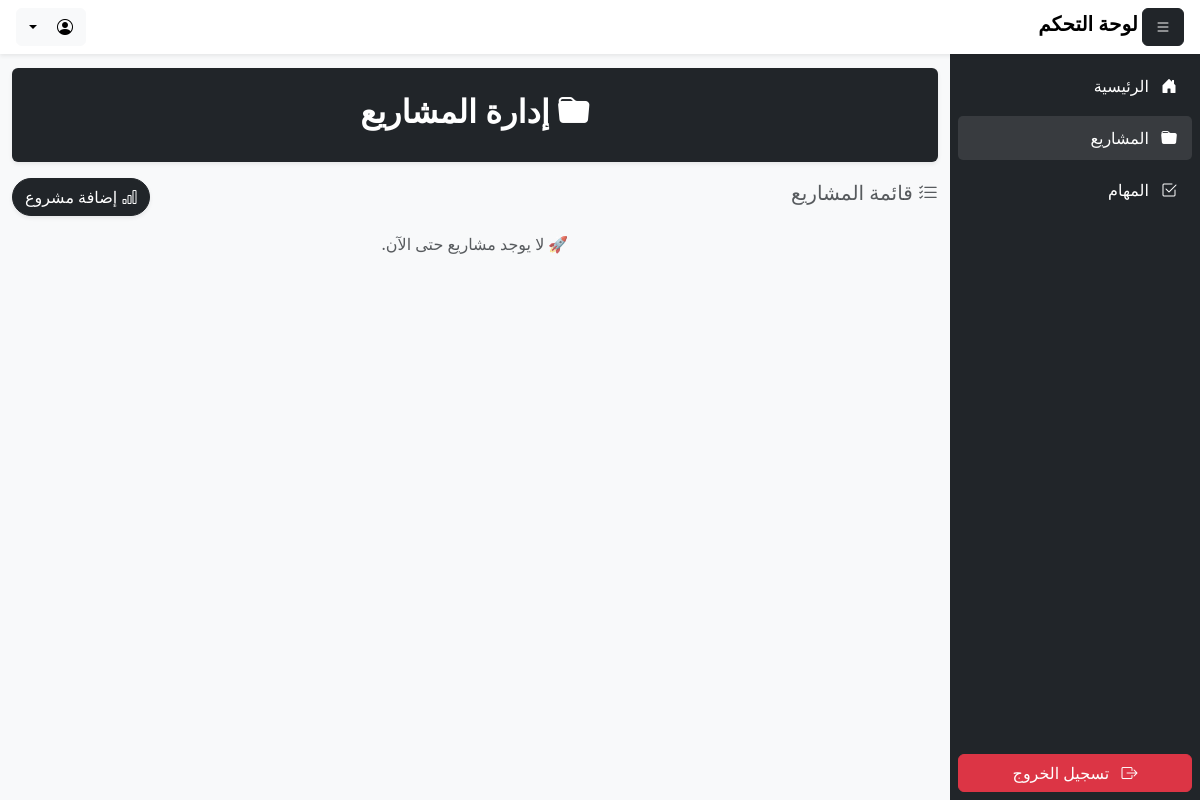
The page /dashboard/projects/ on the database as committed earlier.
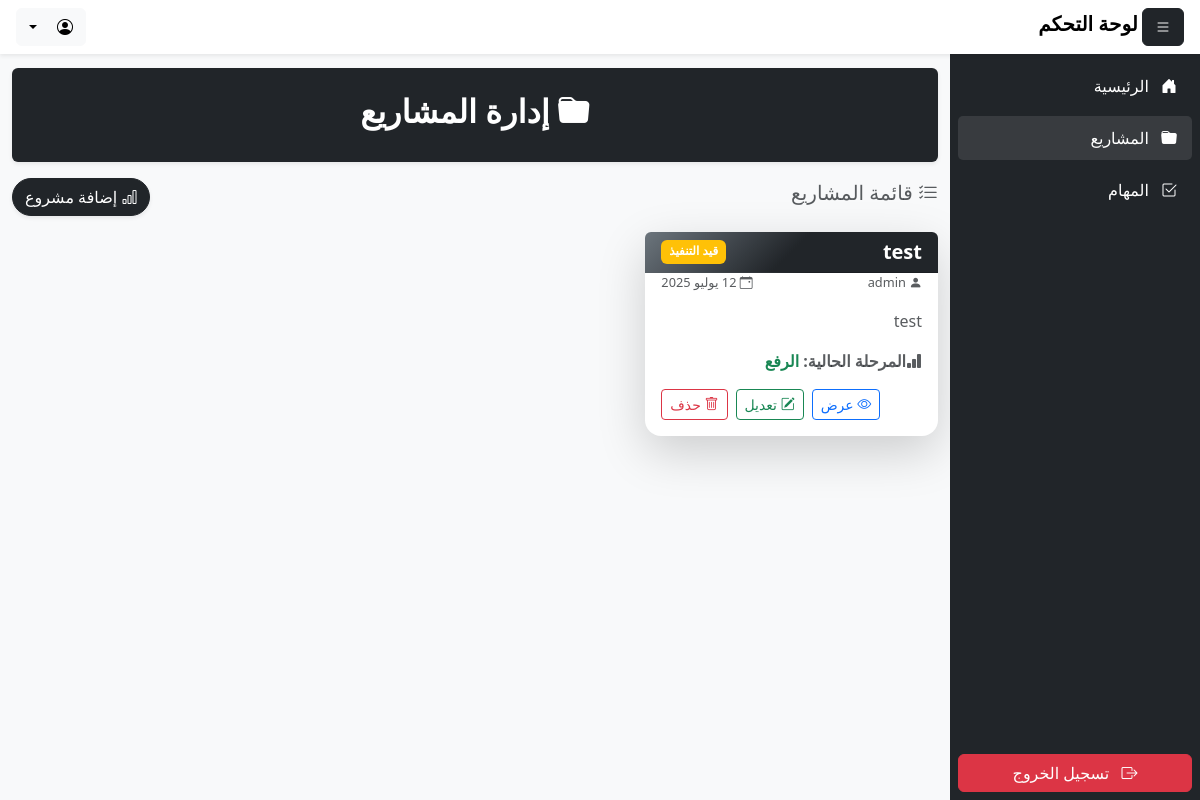
The same page on the database as committed later.
### team_dashboard/models.py (models this page shows, shortened)
class Project(models.Model):
    STATUS_CHOICES = [
        ('لم يبدأ بعد', 'لم يبدأ بعد'),
        ('قيد التنفيذ', 'قيد التنفيذ'),
        ('مكتمل', 'مكتمل'),
        ('معلق', 'معلق'),
    ]
    title = models.CharField(max_length=255, verbose_name='اسم المشروع')
    description = models.TextField(blank=True, null=True, verbose_name='وصف المشروع')
    status = models.CharField(max_length=20, choices=STATUS_CHOICES, default='لم يبدأ بعد', verbose_name='حالة المشروع')
    created_by = models.ForeignKey(User, on_delete=models.SET_NULL, null=True, verbose_name='تاريخ الإنشاء')
    created_at = models.DateTimeField(auto_now_add=True, verbose_name='منشئ المشروع')
    def current_task(self):
        current_task = self.tasks.filter(status__in=['قيد التنفيذ']).order_by('start_date').first()
        return current_task.task_name if current_task else "لا توجد مهام حالية"

class Task(models.Model):
    TASK_CHOICES = [
        ('اختيار الموضوع', 'اختيار الموضوع'),
        ('كتابة المحتوى', 'كتابة المحتوى'),
        ('التسجيل', 'التسجيل'),
        ('المونتاج', 'المونتاج'),
        ('الثامنايل', 'الثامنايل'),
        ('الرفع', 'الرفع'),
    ]
    STATUS_CHOICES = [
        ('لم يبدأ بعد', 'لم يبدأ بعد'),
        ('قيد التنفيذ', 'قيد التنفيذ'),
        ('مكتمل', 'مكتمل'),
        ('معلق', 'معلق'),
    ]
    project = models.ForeignKey(Project, on_delete=models.CASCADE, related_name='tasks')
    task_name = models.CharField(max_length=50, choices=TASK_CHOICES)
    assigned_to = models.ForeignKey(User, on_delete=models.SET_NULL, null=True)
    status = models.CharField(max_length=20, choices=STATUS_CHOICES, default='قيد التنفيذ')
    start_date = models.DateField(null=True, blank=True)
    end_date = models.DateField(null=True, blank=True)

### team_dashboard/views.py (the view)
# urls.py: path('projects/', views.ProjectListView.as_view(), name='project_list'),
class ProjectListView(ListView):
    model = Project
    template_name = 'team_dashboard/projects/list.html'
    context_object_name = 'projects'

### team_dashboard/templates/team_dashboard/projects/list.html (shortened to what this page needs)
{% extends 'team_dashboard/base.html' %}
{% block content %}
<div class="container my-3">
    <div class="row">
        <div class="col-12">
            <div class="bg-dark text-white text-center p-4 rounded shadow-sm">
                <h2 class="fw-bold"><i class="bi bi-folder-fill"></i> إدارة المشاريع</h2>
            </div>
        </div>
    </div>
    <div class="d-flex flex-column flex-md-row justify-content-between align-items-center my-3">
        <h5 class="text-muted"><i class="bi bi-list-check"></i> قائمة المشاريع</h5>
        <a href="{% url 'project_create' %}" class="btn btn-dark rounded-pill shadow-sm">
            <i class="bi bi-bar-chart"></i> إضافة مشروع
        </a>
    </div>
    <div class="row b-g-white my-3">
        {% for project in projects %}
            <div class="col-lg-4 col-md-6 col-sm-12">
                <div class="card border-0 shadow-lg rounded-4 mb-3">
                    <div class="card-header bg-secondary text-white text-center rounded-top d-flex justify-content-between gap-2"
                        style="background: linear-gradient(135deg, #6c757d, #212529, #212529); color: white;">
                        <h5 class="mb-0 fw-bold">{{ project.title }}</h5>
                        <span class="badge
                            {% if project.status == 'قيد التنفيذ' %} bg-warning
                            {% elif project.status == 'مكتمل' %} bg-success
                            {% elif project.status == 'معلق' %} bg-danger
                            {% else %} bg-secondary {% endif %}">
                            {{ project.status }}
                        </span>
                    </div>
                    <div class="card-body pt-0">
                        <div class="d-flex justify-content-between gap-2">
                            <p class="text-muted" style="font-size: .8rem;"><i class="bi bi-person-fill"></i> {{ project.created_by }}</p>
                            <p class="text-muted" style="font-size: .8rem;"><i class="bi bi-calendar-event"></i> {{ project.created_at|date:"d M Y" }}</p>
                        </div>
                        <p class="card-text text-muted">{{ project.description|truncatewords:15 }}</p>
                        <p class="text-muted">
                            <i class="bi bi-bar-chart-fill"></i><strong>المرحلة الحالية:</strong>
                            <span class="fw-bold text-success"> {{ project.current_task }}</span>
                        </p>
                        <div class="d-flex justify-content-end gap-2">
                            <a href="{% url 'project_detail' project.pk %}" class="btn btn-outline-primary btn-sm">
                                <i class="bi bi-eye"></i> عرض
                            </a>
                            <a href="{% url 'project_update' project.pk %}" class="btn btn-outline-success btn-sm">
                                <i class="bi bi-pencil-square"></i> تعديل
                            </a>
                            <form method="POST" action="{% url 'project_delete' project.pk %}" class="d-inline">
                                <button type="submit" class="btn btn-outline-danger btn-sm" onclick="return confirm('هل أنت متأكد من حذف هذا المشروع؟')">
                                    <i class="bi bi-trash"></i> حذف
                                </button>
                            </form>
                        </div>
                    </div>
                </div>
            </div>
        {% empty %}
            <div class="col-12 text-center">
                <p class="text-muted">🚀 لا يوجد مشاريع حتى الآن.</p>
            </div>
        {% endfor %}
    </div>
</div>
{% endblock %}

### team_dashboard/templates/team_dashboard/base.html (shortened to what this page needs)
{% load static %}
<!DOCTYPE html>
<html lang="ar" dir="rtl">
<head>
    <link href="https://cdn.jsdelivr.net/npm/bootstrap@5.3.3/dist/css/bootstrap.rtl.min.css" rel="stylesheet">
    <link rel="stylesheet" href="https://cdn.jsdelivr.net/npm/bootstrap-icons/font/bootstrap-icons.css">
    <link rel="stylesheet" href="{% static 'team_dashboard/css/styles.css' %}">
</head>
<body class="bg-light text-dark">
    {% include "team_dashboard/includes/sidebar.html" %}
    {% include "team_dashboard/includes/header.html" %}
    <main class="main py-1 mt-5">
        {% block content %}{% endblock content %}
    </main>
</body>
</html>

### team_dashboard/templates/team_dashboard/includes/sidebar.html (shortened to what this page needs)
<aside class="sidebar bg-dark text-white p-2 vh-100" tabindex="-1" id="sidebar">
    <ul class="nav row  px-0 py-1 mt-5">
        <li class="nav-item my-1">
            <a href="{% url 'dashboard' %}" class="nav-link text-white {% if request.path == '/dashboard/' %}active{% endif %}">
                <i class="bi bi-house-door-fill"></i> <span class="sidebar-text mx-2">الرئيسية</span>
            </a>
        </li>
        <li class="nav-item my-1">
            <a href="{% url 'project_list' %}" class="nav-link text-white {% if '/projects/' in request.path %}active{% endif %}">
                <i class="bi bi-folder-fill"></i> <span class="sidebar-text mx-2">المشاريع</span>
            </a>
        </li>
        <li class="nav-item my-1">
            <a href="{% url 'task_list' %}" class="nav-link text-white {% if '/tasks/' in request.path %}active{% endif %}">
                <i class="bi bi-check2-square"></i> <span class="sidebar-text mx-2">المهام</span>
            </a>
        </li>
    </ul>
    <div class="mt-auto mb-0">
        <a href="{% url 'logout' %}" class="btn btn-danger w-100">
            <i class="bi bi-box-arrow-right me-2"></i> <span class="sidebar-text">تسجيل الخروج</span>
        </a>
    </div>
</aside>

### team_dashboard/templates/team_dashboard/includes/header.html (shortened to what this page needs)
<header class="header navbar navbar-expand-md navbar-light bg-white shadow-sm">
    <div class="d-flex w-100 px-3 justify-content-between align-items-center">
        <div>
            <button class="btn btn-dark" onclick="toggleSidebar()">
                <i class="bi bi-list"></i>
            </button>
            <a href="{% url 'dashboard' %}" class="navbar-brand fw-bold">
                لوحة التحكم
            </a>
        </div>
        <div class="dropdown">
            <button class="btn btn-light dropdown-toggle d-flex align-items-center" id="userMenuButton" data-bs-toggle="dropdown" aria-expanded="false">
                <div><i class="bi bi-person-circle"></i></div>
            </button>
        </div>
    </div>
</header>

### team_dashboard/static/team_dashboard/css/styles.css (style rules this page uses)
body { margin: 0; font-size: 1rem; font-weight: 400; line-height: 1.5; color: rgb(33, 37, 41); text-align: right; background-color: #fff; visibility: visible; opacity: 1; transition: opacity 0.3s ease-in-out; }
.header { position: fixed; top: 0px; width: 100%; z-index: 1000; }
.sidebar { position: fixed; width: 250px; top: 0px; right: 0px; display: flex; flex-direction: column; justify-content: space-between; z-index: 100; transition: right 0.3s ease-in-out; }
.main { min-height: calc(100vh - 3.5rem); margin-right: 250px; transition: right 0.3s ease-in-out; }
.nav-link { padding: 10px 15px; border-radius: 5px; transition: background 0.3s ease-in-out; }
.nav-link:hover, .nav-item .nav-link.active { background-color: rgba(255, 255, 255, 0.1); }

Rows that differ between the two databases and show on the page:
added Project: title "test", status "قيد التنفيذ", created_by "admin", created_at "12 يوليو 2025", description "test", current_task "الرفع"
Other text that changed with them:
text no longer shown: "🚀 لا يوجد مشاريع حتى الآن."
